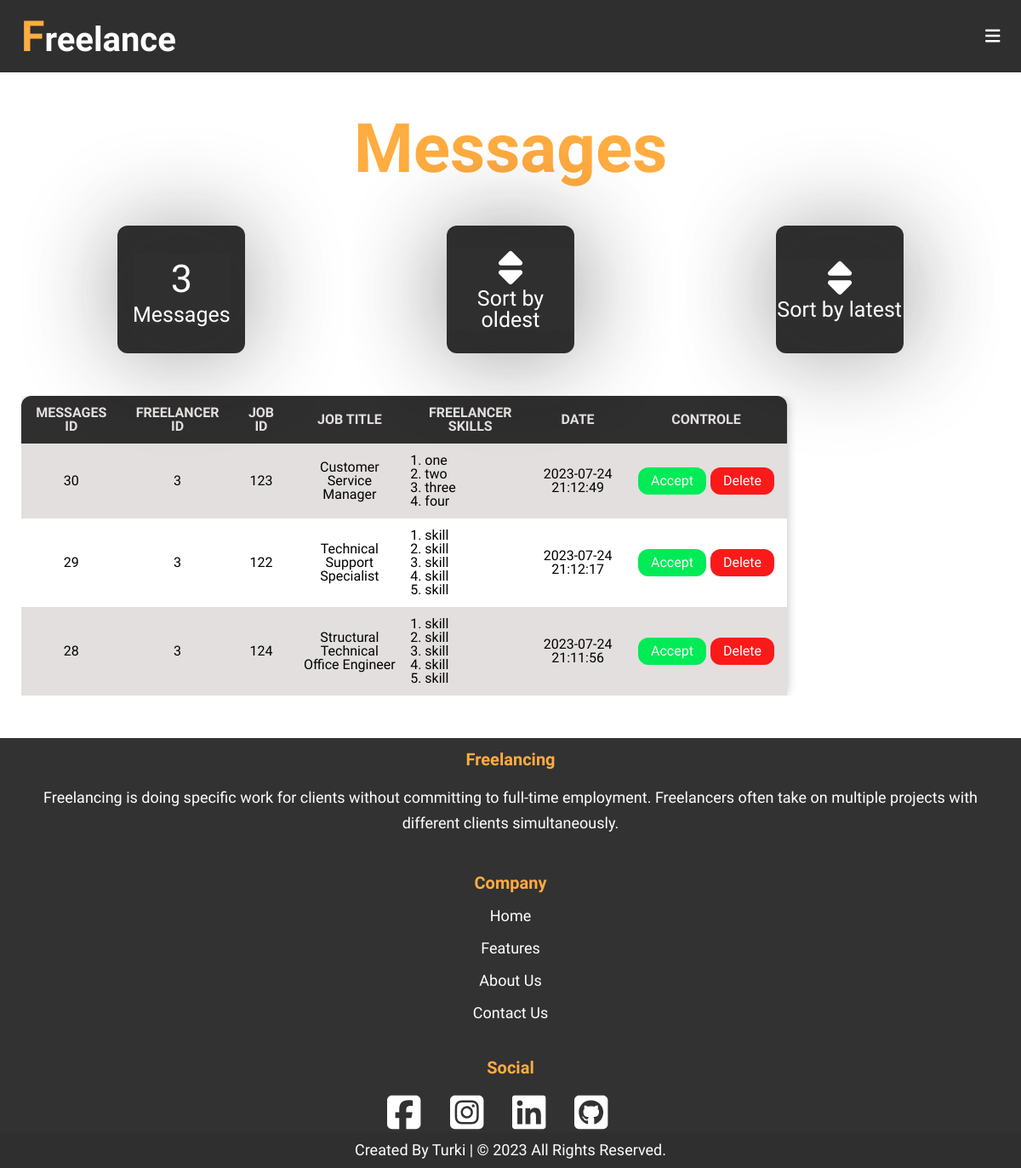
/users/messages.php (signed in), run on the app's committed database.
### tables this page shows
CREATE TABLE `messages` (
  `MessageID` int(11) NOT NULL,
  `JobPublisher` varchar(255) NOT NULL,
  `FreelancerID` varchar(255) NOT NULL,
  `CategoryID` int(11) NOT NULL,
  `JobID` int(11) NOT NULL,
  `FreelancerSkills` text DEFAULT NULL,
  `Date` datetime NOT NULL
);

CREATE TABLE `jobs` (
  `JobID` int(11) NOT NULL,
  `JobTitle` varchar(255) NOT NULL,
  `JobSalary` int(11) NOT NULL,
  `JobDescription` text NOT NULL,
  `JobSkills` text NOT NULL,
  `JobDate` datetime NOT NULL,
  `MemberID` varchar(255) NOT NULL,
  `CatID` int(11) NOT NULL
);

### users/messages.php (the view, shortened to what this page needs)
<?php
	require ('initialize.php');
	?>
	<div class="body">
		<?php require $temp . ('navbar.php');?>
		<section class="container">
			<?php
				if (isset($_SESSION['NAME'])) {
          $userID = $_SESSION['ID'];
					$do = isset($_GET['do']) ? $_GET['do'] : 'Manage';
          if ($do === 'Manage') {
            $sort = 'DESC';
            $stmt = $CONDB->prepare("SELECT
                                          `messages`.*,
                                          `jobs`.`JobTitle`
                                      FROM
                                          `messages`
                                INNER JOIN
                                          `jobs`
                                        ON
                                          `jobs`.`JobID` = `messages`.`JobID`
                                    WHERE
                                          `JobPublisher` = ?
                                    ORDER BY
                                          `Date` $sort");
            $stmt->execute([$userID]);
            $rows = $stmt->fetchAll();
            ?>
              <div class="name-of-page">
                <h1>Messages</h1>
              </div>
              <div class="details">
                <div class="box">
                  <a href="#messages">
                    <p class="num"><?php counter('messages', "WHERE `JobPublisher` = $userID");?></p>
                    <p class="box-name">Messages</p>
                  </a>
                </div>
                <div class="box">
                  <a href="messages.php?do=Manage&sort=ASC#messages">
                    <span class="icon"><i class="fa-solid fa-sort"></i></span>
                    <p class="box-name">Sort by oldest</p>
                  </a>
                </div>
                <div class="box">
                  <a href="messages.php?do=Manage&sort=DESC#messages">
                    <span class="icon"><i class="fa-solid fa-sort"></i></span>
                    <p class="box-name">Sort by latest</p>
                  </a>
                </div>
              </div>
              <div id="messages" class="table-content">
                <table>
                  <thead>
                    <tr>
                      <th>Messages ID</th>
                      <th>Freelancer ID</th>
                      <th>Job Id</th>
                      <th>Job Title</th>
                      <th>Freelancer Skills</th>
                      <th>Date</th>
                      <th>Controle</th>
                    </tr>
                  </thead>
                  <tbody>
                    <?php
                      foreach ($rows as $row) {
                        $stmt = $CONDB->prepare("SELECT `PhoneNumber` FROM `users` WHERE `ID` = ?");
                        $stmt->execute([$row['FreelancerID']]);
                        $phoneNumber = $stmt->fetch();
                        echo '<tr>';
                          echo '<td>'. $row['MessageID'] .'</td>';
                          echo '<td>'. $row['FreelancerID'] .'</td>';
                          echo '<td>'. $row['JobID'] .'</td>';
                          echo '<td>'. $row['JobTitle'] .'</td>';
                          echo '<td class="max-width-text">';
                            $freelancerSkillsArray = explode('-', $row['FreelancerSkills']);
                            echo '<ol>';
                            foreach ($freelancerSkillsArray as $skill) {
                              echo '<li>'.$skill.'</li>';
                            }
                            echo '</ol>';
                          echo '</td>';
                          echo '<td>'. $row['Date'] .'</td>';
                          echo '<td>
                          <div class="table-btn">
                            <a href="https://wa.me/+20'.$phoneNumber['PhoneNumber'].'" class="accept-btn" target="blank">Accept</a>
                            <a href="messages.php?do=Delete&MessageID='.$row['MessageID'].'" class="del-btn">Delete</a>
                          </div>
                        </td>';
                        echo '</tr>';
                      }
                    ?>
                  </tbody>
                </table>
              </div>
            <?php
					}
				}
			?>
		</section>
		<?php require $temp . ('footer.php');?>
	</div>
	<?php
	require $temp . ('end.body.php');
?>

### users/layout/css/style.css (style rules this page uses)
* { box-sizing: border-box; text-decoration: none; font-family: 'Geologica', sans-serif; line-height: 1; padding: 0; margin: 0; }
html { scroll-behavior: smooth; }
body { position: relative; }
:root { --primary-color: #323232; --primary2-color: #2f2f2f; --secondary-color: #FFAC41; --red-color: #ff1e56; --darkWhite-color: #e3dfdf; --gray-color: #999999; --white-color: #ffffff; --link-color: #0000ff; --padding-left-right: 25px; --h1-size: 80px; --h2-size: 75px; --h3-size: 35px; --h4-size: 30px; --h5-size: 20px; --p-size: 18px; --line-height: 30px; --radius-input: 30px; --input-font-size: 17px; --input-text-padding: 5px; --button-font-size: 16px; --button-font-weight: 600; }
.body { height: 100vh; display: grid; grid-template-columns: repeat(1, 1fr); grid-template-rows: auto auto auto; grid-template-areas: "header header header header header header header header header header" "container container container container container container container container container container" "footer footer footer footer footer footer footer footer footer footer"; }
.container { grid-area: container; padding-left: var(--padding-left-right); padding-right: var(--padding-left-right); margin-bottom: 50px; }
.container .name-of-page { display: flex; align-items: center; justify-content: center; margin-top: 50px; }
.container .name-of-page h1 { text-align: center; font-size: var(--h1-size); font-weight: 900; color: var(--secondary-color); }

### users/layout/css/style.box.details.css (style rules this page uses)
.container .details { display: flex; align-items: center; justify-content: space-around; flex-wrap: wrap; gap: 10px; margin-top: 50px; }
.container .details .box { background-color: var(--primary2-color); width: 150px; height: 150px; display: flex; align-items: center; justify-content: center; border-radius: 12px; -webkit-border-radius: 12px; -moz-border-radius: 12px; -ms-border-radius: 12px; -o-border-radius: 12px; box-shadow: 0 2px 115px rgba(32, 32, 32, 30%); }
.container .details .box a { color: var(--white-color); text-align: center; box-shadow: 0 2px 115px rgba(32, 32, 32, 30%); }
.container .details .box a .box-name { font-size: 25px; }
.container .details .box a .icon { font-size: 45px; }
.container .details .box a .num { font-size: 45px; margin: 7px 0; }

### data on the page
messages: MessageID "30", FreelancerID "3", JobID "123", JobID.JobTitle "Customer Service Manager", FreelancerSkills "one", FreelancerSkills "two", FreelancerSkills "three", FreelancerSkills "four", Date "2023-07-24 21:12:49"
messages: MessageID "29", FreelancerID "3", JobID "122", JobID.JobTitle "Technical Support Specialist", FreelancerSkills "skill", Date "2023-07-24 21:12:17"
messages: MessageID "28", FreelancerID "3", JobID "124", JobID.JobTitle "Structural Technical Office Engineer", FreelancerSkills "skill", Date "2023-07-24 21:11:56"

### other printed values
$c->rowCount() "3"
